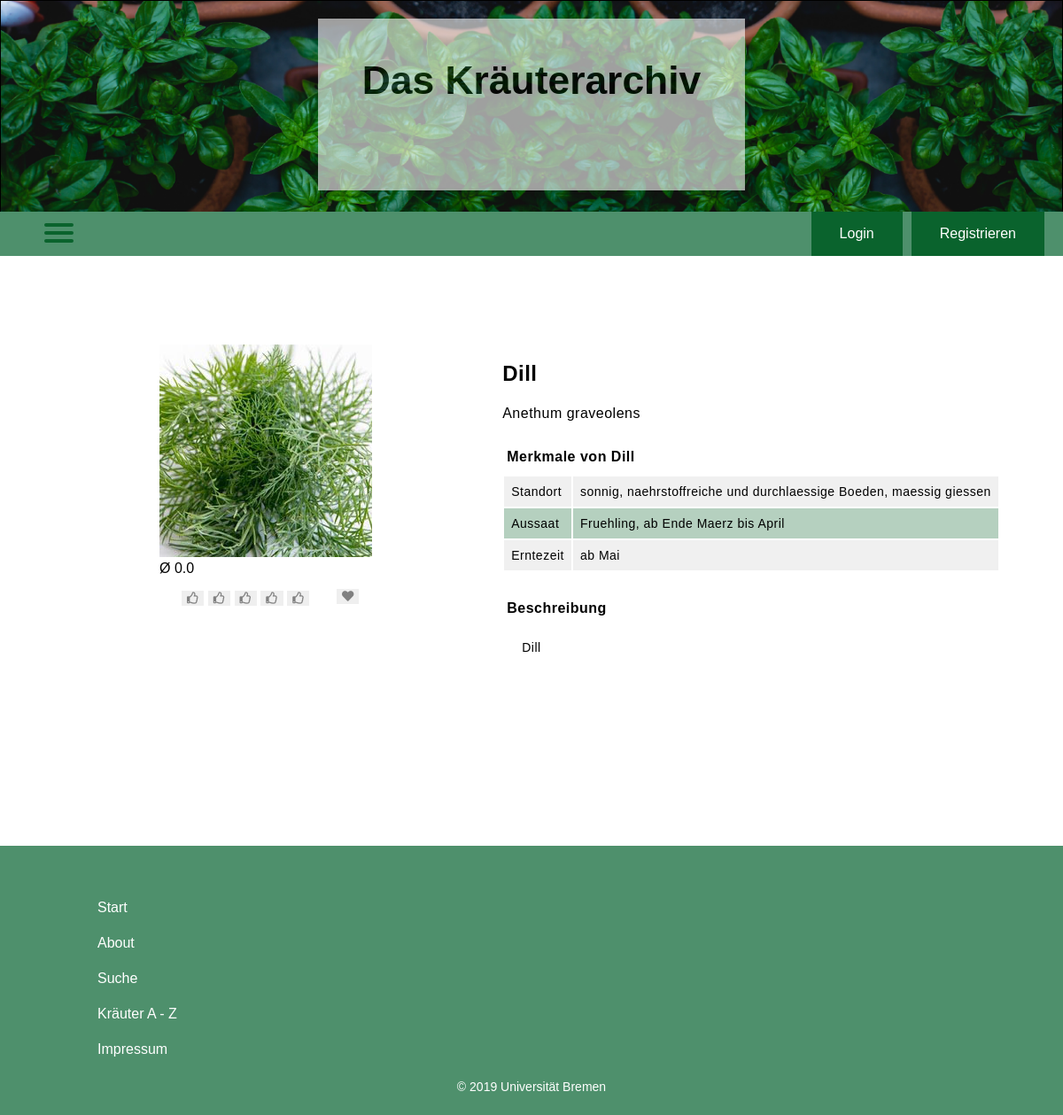
Screenshot of /detail.php?id=2 with the database file from the repository.
### tables this page shows
CREATE TABLE `datei` (
  `id` int(11) NOT NULL,
  `medium_id` int(11) NOT NULL,
  `type` varchar(30) NOT NULL,
  `adr` varchar(400) NOT NULL
);

CREATE TABLE `medium` (
  `id` int(11) NOT NULL,
  `name` varchar(255) NOT NULL,
  `latein_name` varchar(255) DEFAULT NULL,
  `standort` varchar(255) DEFAULT NULL,
  `aussaat` varchar(255) DEFAULT NULL,
  `erntezeit` varchar(255) DEFAULT NULL,
  `beschreibung` text DEFAULT NULL
);

### detail.php (the view, shortened to what this page needs)
<!DOCTYPE html>
<html>
<head>
    <link rel="stylesheet" href="css/main_stylesheet.css">
    <link rel="stylesheet" href="https://use.fontawesome.com/releases/v5.8.2/css/all.css">
</head>
<body>
<?php
include "includes/connect.php";
include "includes/headerbox.php";
include "includes/hamburgerMenu.php";
include "includes/navigationBar.php";
?>
<?php
if (isset($_GET["id"])) {
    $sql = "SELECT medium.name, datei.adr, medium.id, medium.beschreibung, medium.erntezeit, medium.standort, medium.latein_name, medium.aussaat FROM (medium INNER JOIN datei ON medium.id = datei.medium_id) WHERE medium.id = $_GET[id]";
    $result = mysqli_query($conn, $sql);
    $row = mysqli_fetch_assoc($result);
}
?>
<div class="plantbox">
    <div class="relative">
        <img class="image" src="<?php echo $row["adr"] ?>" alt="<?php echo $row["name"] ?>"/>
        <?php
        include "includes/bewertung.php";
        include "includes/like.php";
        ?>
    </div>
    <div class="descrBox">
        <div class="steckbrief">
            <h2><?php echo $row["name"] ?></h2>
            <p><?php echo $row["latein_name"] ?></p>
            <table>
                <caption>Merkmale von <?php echo $row["name"] ?></caption>
                <tbody>
                <tr>
                    <td>Standort</td>
                    <td><?php echo $row["standort"] ?></td>
                </tr>
                <tr>
                    <td>Aussaat</td>
                    <td><?php echo $row["aussaat"] ?></td>
                </tr>
                <tr>
                    <td>Erntezeit</td>
                    <td><?php echo $row["erntezeit"] ?></td>
                </tr>
                </tbody>
            </table>
        </div>
        <div class="beschreibung">
            <table>
                <caption>Beschreibung</caption>
                <tbody>
                <tr>
                    <td><?php echo $row["beschreibung"] ?>
                    </td>
                </tr>
                </tbody>
            </table>
        </div>
    </div>
</div>
<?php
include "includes/footerbox.php";
?>
</body>
</html>

### css/main_stylesheet.css (style rules this page uses)
body, html { height: 100%; margin: 0; font-family: Helvetica, serif; }
.plantbox { margin-left: 15%; margin-top: 100px; width: 80%; max-width: 1200px; display: flex; flex-flow: row; }
.descrBox { margin-left: 80px;; display: flex; flex-flow: column; width: 45%; min-width: 600px; }
.relative { margin-right: 7%; }
.steckbrief { position: relative; margin-bottom: 20px; line-height: 25px; letter-spacing: 0.5px; }
.steckbrief table { border-radius: 3px; box-sizing: border-box; }
.steckbrief table caption { text-align: left; padding: 8px 5px; color: rgb(0, 0, 0); font-weight: bold; }
.steckbrief table tbody tr:nth-of-type(2n+1) { background: rgb(240, 240, 240); }
.steckbrief table tbody tr td { color: rgb(0, 0, 0); padding: 8px; vertical-align: top; border: none; font-size: 14px; line-height: 18px; text-align: left; }
.beschreibung { position: relative; line-height: 25px; letter-spacing: 0.5px; }
.beschreibung table caption { text-align: left; padding: 8px 5px; color: rgb(0, 0, 0); font-weight: bold; }
.beschreibung table tbody tr td { color: rgb(0, 0, 0); font-size: 14px; line-height: 20px; text-align: left; }
.search-result table th, table tr:nth-child(2n+2) { background: rgba(10, 99, 45, 0.3); }
.search-result table th, table td { padding: 12px 20px; }

### rows the page displays
datei: adr (picture), medium.name "Dill", medium.latein_name "Anethum graveolens", medium.standort "sonnig, naehrstoffreiche und durchlaessige Boeden, maessig giessen", medium.aussaat "Fruehling, ab Ende Maerz bis April", medium.erntezeit "ab Mai", medium.beschreibung "Dill"

### other values shown
$average_rating "0.0"
